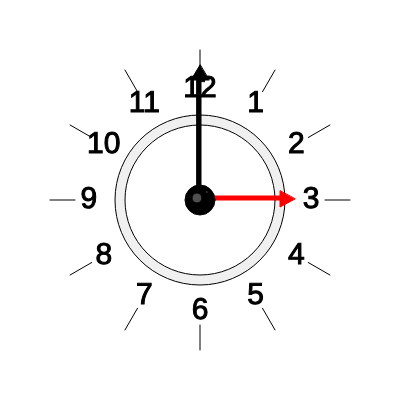
Frame 1 (no input)
Frame 60 (no input): identical to frame 1, image omitted
Frame 120 (the mouse pressed at the canvas centre since frame 60): identical to frame 1, image omitted

The p5.js sketch that drew this single still picture (run headless with seeded random() and noise() and a simulated clock; from frame 60 on, the mouse is pressed at the canvas centre):

// p5.js sketch
// ── sketch.js
var cx, cy;
var diaRelogio;
var raio

function setup() {
  createCanvas(400, 400);
  textAlign(CENTER, CENTER);
  cx = width / 2;
  cy = height / 2;
  diaRelogio = 300;
  raio = diaRelogio/2;
}

function draw() {
  //ellipses maiores
  background(255);
  
	
	fill(240);
  circle(cx, cy, 170);
	
	fill(300);
	circle(cx, cy, 150);

 	
  //Ponteiros horas-vermelho
  fill(255,0,0)
  stroke(255,0,0)
  rect(cx, cy-4, raio-70, 4);//Base do ponteiro-vermelho
  triangle(diaRelogio-20, cy-9, diaRelogio-20, cy+7, diaRelogio-5, cy-1);
  
  //Ponteiro minutos-preto
  stroke(0);
  fill(0);
  rect(cx-3, raio-70, 4, raio-40);//Base do ponteiro-preto
  triangle(cx, 65, cx-9, 80, cx+9, 80);//Triângulo do ponteiro-preto
  
  //Circulo central-preto
  ellipse(cx, cy, 30, 30);
	fill(250);
	circle(cx+7, cy-8, 2);
	fill(80);
	circle(cx-3, cy-2, 10);
  
	fill(0);
  numeros = 3 // Incrementar horas - começa no ângulo 0
  for (var angulo = 0; angulo <= 330; angulo += 30) {
    //Traços que marca as horas
    var x = cos(radians(angulo)) * raio/1.2;
    var y = sin(radians(angulo)) * raio/1.2;
    
    var xi = cos(radians(angulo)) * raio;
    var yi = sin(radians(angulo)) * raio;

    line(x + cx, y + cy, xi + cx, yi + cy);// traços das horas
    
    //Números das horas
    var xa = cos(radians(angulo)) * raio/1.35;
    var ya = sin(radians(angulo)) * raio/1.35;
    
    if(angulo == 300){ //Para quando chegar no 12 voltar para 1
     	numeros = 1 
    }
    textSize(30);
    color(0);
    text(numeros, xa+cx, ya+cy);
    numeros +=1;
  }
  noFill();
}
